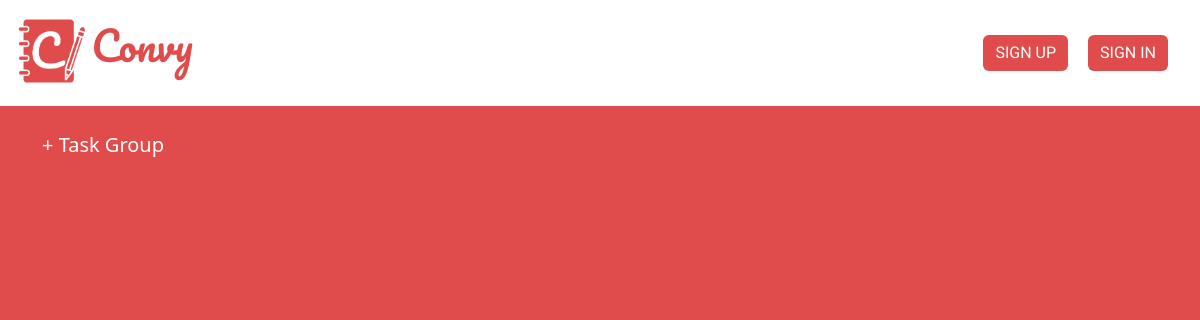
Before: /group/9/taskgroup-list/ with the older database file.
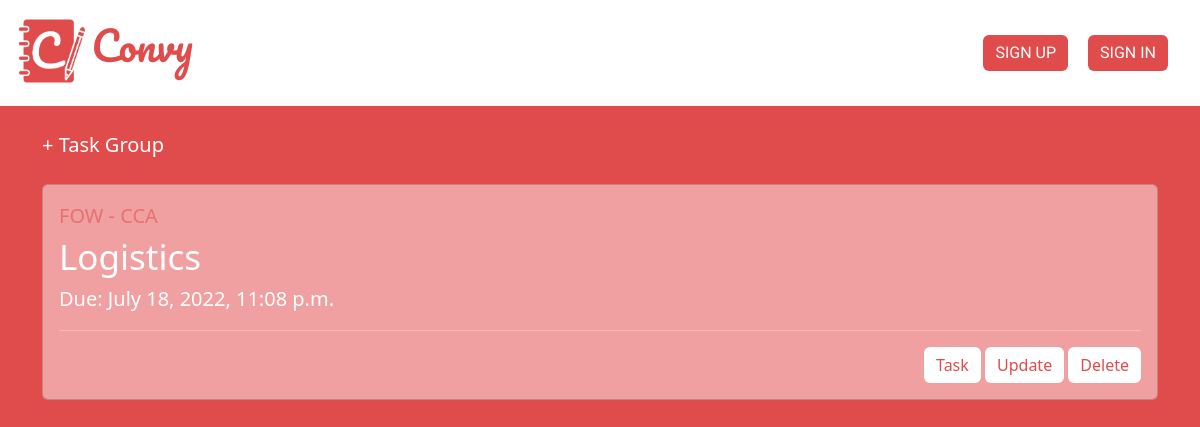
After: the same page with the newer database file.
### task/models.py (models this page shows)
class TaskGroup(models.Model):
    user = models.ForeignKey(User, on_delete=models.CASCADE, null = True, blank=True)
    group = models.ForeignKey(Group, on_delete=models.CASCADE, default=1)
    title = models.CharField(max_length=200)
    deadline = models.DateTimeField(null = True, blank = True)
    def __str__(self):
        return self.title

### group/models.py (models this page shows)
class Group(models.Model):
    CATEGORY = (
        ('PERSONAL', 'PERSONAL'),
        ('CCA', 'CCA'),
        ('MODULE', 'MODULE'),
        ('PROJECT', 'PROJECT')
    )
    category = models.CharField(max_length=10, choices=CATEGORY, default='PERS')
    title = models.CharField(max_length=63, blank=False)
    members = models.ManyToManyField(User, blank=True)
    class Meta:
        ordering = ('title',)
    def __str__(self):
        return self.title + " - " + self.category

### group/views.py (the view)
# urls.py: path('<group_id>/taskgroup-list/', views.list_taskgroup, name="taskgroup-list"),
def list_taskgroup(request, group_id):
    taskgroup_list = TaskGroup.objects.filter(group__pk = group_id)
    return render(request, 'group/taskgroup_list.html', {
        'taskgroup_list': taskgroup_list,
   	})

### group/templates/group/taskgroup_list.html (shortened to what this page needs)
{% extends 'authentication/base.html' %}
{% load static %}
{% block content %}
    <link rel="stylesheet" href="{% static 'authentication/styles/base.css' %}" type="text/css">
    <a href="{% url 'group:taskgroup-add' %}" class="add" style="text-decoration: none; font-size: 20px;">&plus; Task Group</a>
    <br> <br>
    {% for taskgroup in taskgroup_list %}
    <div class="card" style="background-color: #F0A0A0">
        <div class="card-body">
            <div style="color: rgba(224, 76, 76, 0.56); font-size: 20px">
                {{ taskgroup.group | upper }}<br>
            </div>
            <div style="color: white; font-size: 35px;">
                {{ taskgroup }} <br>
            </div>
            <div style="color: white; font-size: 20px;">
                Due: {{ taskgroup.deadline }} <br>
            </div>
            <hr>
            <div align="right">
                <a href="{% url 'group:task-list' taskgroup.id %}" class="btn btn-outline-primary">Task</a>
                <a href="{% url 'group:taskgroup-update' taskgroup.pk %}" class="btn btn-outline-success">Update</a>
                <a href="{% url 'group:taskgroup-delete' taskgroup.pk %}" class="btn btn-outline-danger">Delete</a>
            </div>
        </div>
    </div>
    <br>
    {% endfor %}
{% endblock %}

Changed rows visible on the page:
added TaskGroup: group "FOW - CCA", title "Logistics", deadline "July 18, 2022, 11:08 p.m."
